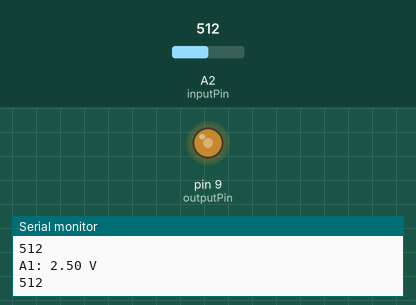
This sketch was run on a simulated Arduino Uno, built with avr-gcc and run on an emulated ATmega328P. On the bench: output pins drawn as LEDs (lit = HIGH), the last lines printed to the serial monitor. Inputs (shaded band) come from the test bench; at power-on: A2 (inputPin) = 512.

Above: at 1.2 s.
1.3 s: A2 (inputPin) set to 716
At 2.5 s:
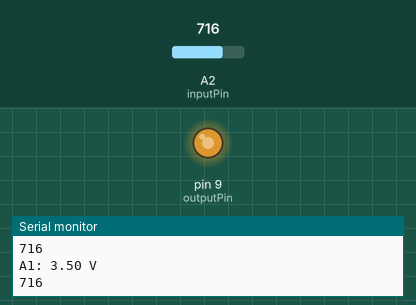
2.9 s: A2 (inputPin) set to 900
At 3.9 s:
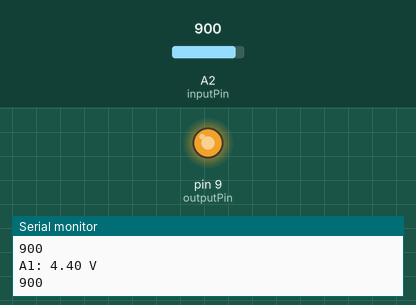
4.5 s: A2 (inputPin) set to 122
At 5.4 s:
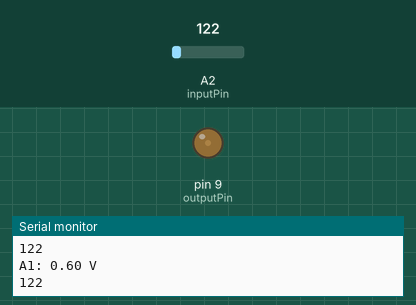
6.1 s: A2 (inputPin) set to 0
At 6.8 s:
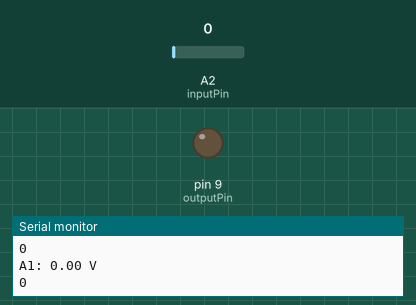
7.7 s: A2 (inputPin) set to 511
At 8.2 s:
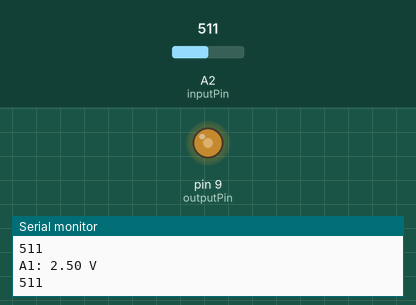
Timing chart, 0 to 10.3 s (numbered marks = the images above; inputs shaded):
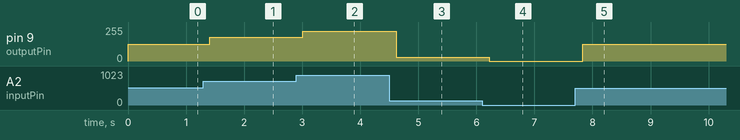

The sketch:

Test_Voltage.ino
```cpp
const int inputPin = A2;
const int outputPin = 9;  // D9 поддерживает PWM

void setup() {
  Serial.begin(9600);
  pinMode(outputPin, OUTPUT);
}

void loop() {
  int raw = analogRead(inputPin);        // значение 0–1023
  float voltage = raw * (5.0 / 1023.0); // напряжение на A1
  int pwm = map(raw, 0, 1023, 0, 255);  // значение для PWM

  analogWrite(outputPin, pwm);

  Serial.print("A1: ");
  Serial.print(voltage, 2);
  Serial.println(" V");
  Serial.println(raw);

  delay(200);
}
```

Measured:
- after the input at 1.3 s, pin 9 (outputPin): 127/255 → 178/255 after 0.11 s
- after the input at 2.9 s, pin 9 (outputPin): 178/255 → 224/255 after 0.11 s
- after the input at 4.5 s, pin 9 (outputPin): 224/255 → 30/255 after 0.12 s
- after the input at 6.1 s, pin 9 (outputPin): 30/255 → 0/255 after 0.12 s
- after the input at 7.7 s, pin 9 (outputPin): 0/255 → 127/255 after 0.13 s
